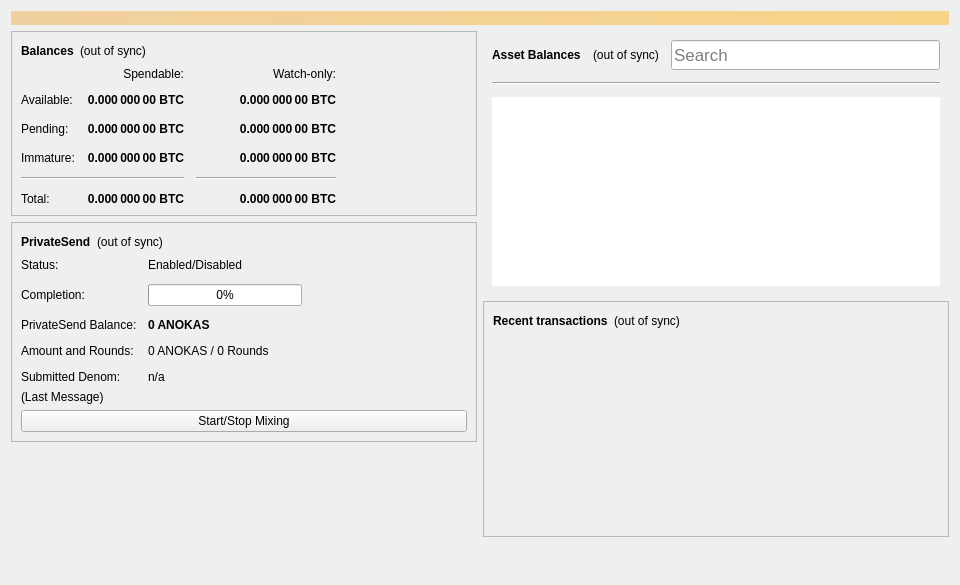
<?xml version="1.0" encoding="UTF-8"?>
<ui version="4.0">
 <class>OverviewPage</class>
 <widget class="QWidget" name="OverviewPage">
  <property name="geometry">
   <rect>
    <x>0</x>
    <y>0</y>
    <width>960</width>
    <height>585</height>
   </rect>
  </property>
  <property name="minimumSize">
   <size>
    <width>960</width>
    <height>0</height>
   </size>
  </property>
  <property name="windowTitle">
   <string>Form</string>
  </property>
  <layout class="QVBoxLayout" name="topLayout">
   <item>
    <widget class="QLabel" name="labelAlerts">
     <property name="visible">
      <bool>false</bool>
     </property>
     <property name="styleSheet">
      <string notr="true">QLabel { background-color: qlineargradient(x1: 0, y1: 0, x2: 1, y2: 0, stop:0 #F0D0A0, stop:1 #F8D488); color:#000000; }</string>
     </property>
     <property name="wordWrap">
      <bool>true</bool>
     </property>
     <property name="margin">
      <number>3</number>
     </property>
     <property name="textInteractionFlags">
      <set>Qt::TextSelectableByMouse</set>
     </property>
    </widget>
   </item>
   <item>
    <layout class="QHBoxLayout" name="horizontalLayout" stretch="1,1">
     <item>
      <layout class="QVBoxLayout" name="verticalLayout_2">
       <item>
        <widget class="QFrame" name="frame">
         <property name="frameShape">
          <enum>QFrame::StyledPanel</enum>
         </property>
         <property name="frameShadow">
          <enum>QFrame::Raised</enum>
         </property>
         <layout class="QVBoxLayout" name="verticalLayout_4">
          <item>
           <layout class="QHBoxLayout" name="horizontalLayout_4">
            <item>
             <widget class="QLabel" name="label_5">
              <property name="font">
               <font>
                <weight>75</weight>
                <bold>true</bold>
               </font>
              </property>
              <property name="text">
               <string>Balances</string>
              </property>
             </widget>
            </item>
            <item>
             <widget class="QLabel" name="labelWalletStatus">
              <property name="toolTip">
               <string>The displayed information may be out of date. Your wallet automatically synchronizes with the Anokas network after a connection is established, but this process has not completed yet.</string>
              </property>
              <property name="text">
               <string notr="true">(out of sync)</string>
              </property>
              <property name="alignment">
               <set>Qt::AlignLeading|Qt::AlignLeft|Qt::AlignVCenter</set>
              </property>
             </widget>
            </item>
            <item>
             <spacer name="horizontalSpacer_3">
              <property name="orientation">
               <enum>Qt::Horizontal</enum>
              </property>
              <property name="sizeHint" stdset="0">
               <size>
                <width>40</width>
                <height>20</height>
               </size>
              </property>
             </spacer>
            </item>
           </layout>
          </item>
          <item>
           <layout class="QGridLayout" name="gridLayout">
            <property name="spacing">
             <number>12</number>
            </property>
            <item row="2" column="2">
             <widget class="QLabel" name="labelWatchPending">
              <property name="font">
               <font>
                <weight>75</weight>
                <bold>true</bold>
               </font>
              </property>
              <property name="cursor">
               <cursorShape>IBeamCursor</cursorShape>
              </property>
              <property name="toolTip">
               <string>Unconfirmed transactions to watch-only addresses</string>
              </property>
              <property name="text">
               <string notr="true">0.000 000 00 BTC</string>
              </property>
              <property name="alignment">
               <set>Qt::AlignRight|Qt::AlignTrailing|Qt::AlignVCenter</set>
              </property>
              <property name="textInteractionFlags">
               <set>Qt::LinksAccessibleByMouse|Qt::TextSelectableByKeyboard|Qt::TextSelectableByMouse</set>
              </property>
             </widget>
            </item>
            <item row="2" column="1">
             <widget class="QLabel" name="labelUnconfirmed">
              <property name="font">
               <font>
                <weight>75</weight>
                <bold>true</bold>
               </font>
              </property>
              <property name="cursor">
               <cursorShape>IBeamCursor</cursorShape>
              </property>
              <property name="toolTip">
               <string>Total of transactions that have yet to be confirmed, and do not yet count toward the spendable balance</string>
              </property>
              <property name="text">
               <string notr="true">0.000 000 00 BTC</string>
              </property>
              <property name="alignment">
               <set>Qt::AlignRight|Qt::AlignTrailing|Qt::AlignVCenter</set>
              </property>
              <property name="textInteractionFlags">
               <set>Qt::LinksAccessibleByMouse|Qt::TextSelectableByKeyboard|Qt::TextSelectableByMouse</set>
              </property>
             </widget>
            </item>
            <item row="3" column="2">
             <widget class="QLabel" name="labelWatchImmature">
              <property name="font">
               <font>
                <weight>75</weight>
                <bold>true</bold>
               </font>
              </property>
              <property name="cursor">
               <cursorShape>IBeamCursor</cursorShape>
              </property>
              <property name="toolTip">
               <string>Mined balance in watch-only addresses that has not yet matured</string>
              </property>
              <property name="text">
               <string notr="true">0.000 000 00 BTC</string>
              </property>
              <property name="alignment">
               <set>Qt::AlignRight|Qt::AlignTrailing|Qt::AlignVCenter</set>
              </property>
              <property name="textInteractionFlags">
               <set>Qt::LinksAccessibleByMouse|Qt::TextSelectableByKeyboard|Qt::TextSelectableByMouse</set>
              </property>
             </widget>
            </item>
            <item row="4" column="0" colspan="2">
             <widget class="Line" name="lineSpendableBalance">
              <property name="orientation">
               <enum>Qt::Horizontal</enum>
              </property>
             </widget>
            </item>
            <item row="4" column="2">
             <widget class="Line" name="lineWatchBalance">
              <property name="sizePolicy">
               <sizepolicy hsizetype="Preferred" vsizetype="Fixed">
                <horstretch>0</horstretch>
                <verstretch>0</verstretch>
               </sizepolicy>
              </property>
              <property name="minimumSize">
               <size>
                <width>140</width>
                <height>0</height>
               </size>
              </property>
              <property name="orientation">
               <enum>Qt::Horizontal</enum>
              </property>
             </widget>
            </item>
            <item row="5" column="0">
             <widget class="QLabel" name="labelTotalText">
              <property name="text">
               <string>Total:</string>
              </property>
             </widget>
            </item>
            <item row="3" column="1">
             <widget class="QLabel" name="labelImmature">
              <property name="font">
               <font>
                <weight>75</weight>
                <bold>true</bold>
               </font>
              </property>
              <property name="cursor">
               <cursorShape>IBeamCursor</cursorShape>
              </property>
              <property name="toolTip">
               <string>Mined balance that has not yet matured</string>
              </property>
              <property name="text">
               <string notr="true">0.000 000 00 BTC</string>
              </property>
              <property name="alignment">
               <set>Qt::AlignRight|Qt::AlignTrailing|Qt::AlignVCenter</set>
              </property>
              <property name="textInteractionFlags">
               <set>Qt::LinksAccessibleByMouse|Qt::TextSelectableByKeyboard|Qt::TextSelectableByMouse</set>
              </property>
             </widget>
            </item>
            <item row="2" column="3">
             <spacer name="horizontalSpacer_2">
              <property name="orientation">
               <enum>Qt::Horizontal</enum>
              </property>
              <property name="sizeHint" stdset="0">
               <size>
                <width>40</width>
                <height>20</height>
               </size>
              </property>
             </spacer>
            </item>
            <item row="3" column="0">
             <widget class="QLabel" name="labelImmatureText">
              <property name="text">
               <string>Immature:</string>
              </property>
             </widget>
            </item>
            <item row="5" column="1">
             <widget class="QLabel" name="labelTotal">
              <property name="font">
               <font>
                <weight>75</weight>
                <bold>true</bold>
               </font>
              </property>
              <property name="cursor">
               <cursorShape>IBeamCursor</cursorShape>
              </property>
              <property name="toolTip">
               <string>Your current total balance</string>
              </property>
              <property name="text">
               <string notr="true">0.000 000 00 BTC</string>
              </property>
              <property name="alignment">
               <set>Qt::AlignRight|Qt::AlignTrailing|Qt::AlignVCenter</set>
              </property>
              <property name="textInteractionFlags">
               <set>Qt::LinksAccessibleByMouse|Qt::TextSelectableByKeyboard|Qt::TextSelectableByMouse</set>
              </property>
             </widget>
            </item>
            <item row="5" column="2">
             <widget class="QLabel" name="labelWatchTotal">
              <property name="font">
               <font>
                <weight>75</weight>
                <bold>true</bold>
               </font>
              </property>
              <property name="cursor">
               <cursorShape>IBeamCursor</cursorShape>
              </property>
              <property name="toolTip">
               <string>Current total balance in watch-only addresses</string>
              </property>
              <property name="text">
               <string notr="true">0.000 000 00 BTC</string>
              </property>
              <property name="alignment">
               <set>Qt::AlignRight|Qt::AlignTrailing|Qt::AlignVCenter</set>
              </property>
              <property name="textInteractionFlags">
               <set>Qt::LinksAccessibleByMouse|Qt::TextSelectableByKeyboard|Qt::TextSelectableByMouse</set>
              </property>
             </widget>
            </item>
            <item row="0" column="2">
             <widget class="QLabel" name="labelWatchonly">
              <property name="text">
               <string>Watch-only:</string>
              </property>
              <property name="alignment">
               <set>Qt::AlignRight|Qt::AlignTrailing|Qt::AlignVCenter</set>
              </property>
             </widget>
            </item>
            <item row="1" column="0">
             <widget class="QLabel" name="labelBalanceText">
              <property name="text">
               <string>Available:</string>
              </property>
             </widget>
            </item>
            <item row="1" column="1">
             <widget class="QLabel" name="labelBalance">
              <property name="font">
               <font>
                <weight>75</weight>
                <bold>true</bold>
               </font>
              </property>
              <property name="cursor">
               <cursorShape>IBeamCursor</cursorShape>
              </property>
              <property name="toolTip">
               <string>Your current spendable balance</string>
              </property>
              <property name="text">
               <string notr="true">0.000 000 00 BTC</string>
              </property>
              <property name="alignment">
               <set>Qt::AlignRight|Qt::AlignTrailing|Qt::AlignVCenter</set>
              </property>
              <property name="textInteractionFlags">
               <set>Qt::LinksAccessibleByMouse|Qt::TextSelectableByKeyboard|Qt::TextSelectableByMouse</set>
              </property>
             </widget>
            </item>
            <item row="1" column="2">
             <widget class="QLabel" name="labelWatchAvailable">
              <property name="font">
               <font>
                <weight>75</weight>
                <bold>true</bold>
               </font>
              </property>
              <property name="cursor">
               <cursorShape>IBeamCursor</cursorShape>
              </property>
              <property name="toolTip">
               <string>Your current balance in watch-only addresses</string>
              </property>
              <property name="text">
               <string notr="true">0.000 000 00 BTC</string>
              </property>
              <property name="alignment">
               <set>Qt::AlignRight|Qt::AlignTrailing|Qt::AlignVCenter</set>
              </property>
              <property name="textInteractionFlags">
               <set>Qt::LinksAccessibleByMouse|Qt::TextSelectableByKeyboard|Qt::TextSelectableByMouse</set>
              </property>
             </widget>
            </item>
            <item row="2" column="0">
             <widget class="QLabel" name="labelPendingText">
              <property name="text">
               <string>Pending:</string>
              </property>
             </widget>
            </item>
            <item row="0" column="1">
             <widget class="QLabel" name="labelSpendable">
              <property name="text">
               <string>Spendable:</string>
              </property>
              <property name="alignment">
               <set>Qt::AlignRight|Qt::AlignTrailing|Qt::AlignVCenter</set>
              </property>
             </widget>
            </item>
           </layout>
          </item>
         </layout>
        </widget>
       </item>
       <item>
        <widget class="QFrame" name="framePrivateSend">
         <property name="layoutDirection">
          <enum>Qt::LeftToRight</enum>
         </property>
         <property name="frameShape">
          <enum>QFrame::StyledPanel</enum>
         </property>
         <property name="frameShadow">
          <enum>QFrame::Raised</enum>
         </property>
         <layout class="QVBoxLayout" name="VerticalLayout_PS1">
          <item>
           <layout class="QHBoxLayout" name="horizontalLayout_5">
            <item>
             <widget class="QLabel" name="labelPrivateSendHeader">
              <property name="font">
               <font>
                <weight>75</weight>
                <bold>true</bold>
               </font>
              </property>
              <property name="text">
               <string>PrivateSend</string>
              </property>
             </widget>
            </item>
            <item>
             <widget class="QLabel" name="labelPrivateSendSyncStatus">
              <property name="toolTip">
               <string>The displayed information may be out of date. Your wallet automatically synchronizes with the Anokas network after a connection is established, but this process has not completed yet.</string>
              </property>
              <property name="text">
               <string notr="true">(out of sync)</string>
              </property>
              <property name="alignment">
               <set>Qt::AlignLeading|Qt::AlignLeft|Qt::AlignVCenter</set>
              </property>
             </widget>
            </item>
            <item>
             <spacer name="horizontalSpacer_4">
              <property name="orientation">
               <enum>Qt::Horizontal</enum>
              </property>
              <property name="sizeHint" stdset="0">
               <size>
                <width>40</width>
                <height>20</height>
               </size>
              </property>
             </spacer>
            </item>
           </layout>
          </item>
          <item>
           <layout class="QFormLayout" name="privateSendFormLayout">
            <property name="fieldGrowthPolicy">
             <enum>QFormLayout::AllNonFixedFieldsGrow</enum>
            </property>
            <property name="horizontalSpacing">
             <number>11</number>
            </property>
            <property name="verticalSpacing">
             <number>12</number>
            </property>
            <item row="0" column="0">
             <widget class="QLabel" name="labelPrivateSendEnabledText">
              <property name="text">
               <string>Status:</string>
              </property>
             </widget>
            </item>
            <item row="0" column="1">
             <widget class="QLabel" name="labelPrivateSendEnabled">
              <property name="text">
               <string>Enabled/Disabled</string>
              </property>
             </widget>
            </item>
            <item row="1" column="0">
             <widget class="QLabel" name="labelCompletitionText">
              <property name="text">
               <string>Completion:</string>
              </property>
             </widget>
            </item>
            <item row="1" column="1">
             <widget class="QProgressBar" name="privateSendProgress">
              <property name="maximumSize">
               <size>
                <width>154</width>
                <height>16777215</height>
               </size>
              </property>
              <property name="value">
               <number>0</number>
              </property>
             </widget>
            </item>
            <item row="2" column="0">
             <widget class="QLabel" name="labelAnonymizedText">
              <property name="text">
               <string>PrivateSend Balance:</string>
              </property>
             </widget>
            </item>
            <item row="2" column="1">
             <widget class="QLabel" name="labelAnonymized">
              <property name="font">
               <font>
                <weight>75</weight>
                <bold>true</bold>
               </font>
              </property>
              <property name="text">
               <string notr="true">0 ANOKAS</string>
              </property>
             </widget>
            </item>
            <item row="3" column="0">
             <widget class="QLabel" name="labelAmountAndRoundsText">
              <property name="text">
               <string>Amount and Rounds:</string>
              </property>
             </widget>
            </item>
            <item row="3" column="1">
             <widget class="QLabel" name="labelAmountRounds">
              <property name="text">
               <string>0 ANOKAS / 0 Rounds</string>
              </property>
             </widget>
            </item>
            <item row="4" column="0">
             <widget class="QLabel" name="labelSubmittedDenomText">
              <property name="text">
               <string>Submitted Denom:</string>
              </property>
             </widget>
            </item>
            <item row="4" column="1">
             <widget class="QLabel" name="labelSubmittedDenom">
              <property name="toolTip">
               <string>The denominations you submitted to the Smartnode.&lt;br&gt;To mix, other users must submit the exact same denominations.</string>
              </property>
              <property name="text">
               <string>n/a</string>
              </property>
             </widget>
            </item>
           </layout>
          </item>
          <item>
           <layout class="QVBoxLayout" name="VerticalLayout_PS">
            <item>
             <widget class="QLabel" name="labelPrivateSendLastMessage">
              <property name="text">
               <string>(Last Message)</string>
              </property>
              <property name="alignment">
               <set>Qt::AlignLeading|Qt::AlignLeft|Qt::AlignTop</set>
              </property>
              <property name="wordWrap">
               <bool>true</bool>
              </property>
             </widget>
            </item>
            <item>
             <widget class="QPushButton" name="togglePrivateSend">
              <property name="sizePolicy">
               <sizepolicy hsizetype="MinimumExpanding" vsizetype="Fixed">
                <horstretch>0</horstretch>
                <verstretch>0</verstretch>
               </sizepolicy>
              </property>
              <property name="text">
               <string>Start/Stop Mixing</string>
              </property>
             </widget>
            </item>
           </layout>
          </item>
         </layout>
        </widget>
       </item>
       <item>
        <spacer name="verticalSpacer">
         <property name="orientation">
          <enum>Qt::Vertical</enum>
         </property>
         <property name="sizeHint" stdset="0">
          <size>
           <width>20</width>
           <height>40</height>
          </size>
         </property>
        </spacer>
       </item>
      </layout>
     </item>
     <item>
      <layout class="QVBoxLayout" name="verticalLayout_3">
       <item>
        <widget class="QFrame" name="assetFrame">
         <property name="minimumSize">
          <size>
           <width>350</width>
           <height>150</height>
          </size>
         </property>
         <property name="autoFillBackground">
          <bool>true</bool>
         </property>
         <property name="frameShape">
          <enum>QFrame::NoFrame</enum>
         </property>
         <property name="frameShadow">
          <enum>QFrame::Plain</enum>
         </property>
         <property name="lineWidth">
          <number>0</number>
         </property>
         <layout class="QVBoxLayout" name="verticalLayout_7">
          <property name="spacing">
           <number>12</number>
          </property>
          <item>
           <layout class="QHBoxLayout" name="assetBalanceHorizontalLayout">
            <item alignment="Qt::AlignVCenter">
             <widget class="QLabel" name="assetBalanceLabel">
              <property name="font">
               <font>
                <weight>75</weight>
                <bold>true</bold>
               </font>
              </property>
              <property name="text">
               <string>Asset Balances</string>
              </property>
             </widget>
            </item>
            <item>
             <widget class="QLabel" name="labelAssetStatus">
              <property name="text">
               <string>(out of sync)</string>
              </property>
             </widget>
            </item>
            <item alignment="Qt::AlignBottom">
             <widget class="QLineEdit" name="assetSearch">
              <property name="sizePolicy">
               <sizepolicy hsizetype="Expanding" vsizetype="Preferred">
                <horstretch>0</horstretch>
                <verstretch>0</verstretch>
               </sizepolicy>
              </property>
              <property name="minimumSize">
               <size>
                <width>0</width>
                <height>30</height>
               </size>
              </property>
              <property name="maximumSize">
               <size>
                <width>16777215</width>
                <height>30</height>
               </size>
              </property>
              <property name="sizeIncrement">
               <size>
                <width>0</width>
                <height>0</height>
               </size>
              </property>
              <property name="baseSize">
               <size>
                <width>0</width>
                <height>0</height>
               </size>
              </property>
              <property name="font">
               <font>
                <pointsize>13</pointsize>
               </font>
              </property>
              <property name="maxLength">
               <number>32</number>
              </property>
              <property name="frame">
               <bool>true</bool>
              </property>
              <property name="alignment">
               <set>Qt::AlignLeading|Qt::AlignLeft|Qt::AlignVCenter</set>
              </property>
              <property name="placeholderText">
               <string>Search</string>
              </property>
              <property name="clearButtonEnabled">
               <bool>true</bool>
              </property>
             </widget>
            </item>
           </layout>
          </item>
          <item>
           <widget class="Line" name="assetBalanceLine">
            <property name="orientation">
             <enum>Qt::Horizontal</enum>
            </property>
           </widget>
          </item>
          <item>
           <widget class="QListView" name="listAssets">
            <property name="frameShape">
             <enum>QFrame::NoFrame</enum>
            </property>
            <property name="lineWidth">
             <number>0</number>
            </property>
            <property name="verticalScrollMode">
             <enum>QAbstractItemView::ScrollPerItem</enum>
            </property>
           </widget>
          </item>
         </layout>
        </widget>
       </item>
       <item>
        <widget class="QFrame" name="frame_2">
         <property name="frameShape">
          <enum>QFrame::StyledPanel</enum>
         </property>
         <property name="frameShadow">
          <enum>QFrame::Raised</enum>
         </property>
         <layout class="QVBoxLayout" name="verticalLayout">
          <item>
           <layout class="QHBoxLayout" name="horizontalLayout_2">
            <item>
             <widget class="QLabel" name="label_4">
              <property name="font">
               <font>
                <weight>75</weight>
                <bold>true</bold>
               </font>
              </property>
              <property name="text">
               <string>Recent transactions</string>
              </property>
             </widget>
            </item>
            <item>
             <widget class="QLabel" name="labelTransactionsStatus">
              <property name="toolTip">
               <string>The displayed information may be out of date. Your wallet automatically synchronizes with the Anokas network after a connection is established, but this process has not completed yet.</string>
              </property>
              <property name="text">
               <string notr="true">(out of sync)</string>
              </property>
              <property name="alignment">
               <set>Qt::AlignLeading|Qt::AlignLeft|Qt::AlignVCenter</set>
              </property>
             </widget>
            </item>
            <item>
             <spacer name="horizontalSpacer">
              <property name="orientation">
               <enum>Qt::Horizontal</enum>
              </property>
              <property name="sizeHint" stdset="0">
               <size>
                <width>40</width>
                <height>20</height>
               </size>
              </property>
             </spacer>
            </item>
           </layout>
          </item>
          <item>
           <widget class="QListView" name="listTransactions">
            <property name="styleSheet">
             <string notr="true">QListView { background: transparent; }</string>
            </property>
            <property name="frameShape">
             <enum>QFrame::NoFrame</enum>
            </property>
            <property name="verticalScrollBarPolicy">
             <enum>Qt::ScrollBarAlwaysOff</enum>
            </property>
            <property name="horizontalScrollBarPolicy">
             <enum>Qt::ScrollBarAlwaysOff</enum>
            </property>
            <property name="selectionMode">
             <enum>QAbstractItemView::NoSelection</enum>
            </property>
           </widget>
          </item>
         </layout>
        </widget>
       </item>
       <item>
        <spacer name="verticalSpacer_2">
         <property name="orientation">
          <enum>Qt::Vertical</enum>
         </property>
         <property name="sizeHint" stdset="0">
          <size>
           <width>20</width>
           <height>40</height>
          </size>
         </property>
        </spacer>
       </item>
      </layout>
     </item>
    </layout>
   </item>
  </layout>
 </widget>
 <resources/>
 <connections/>
</ui>
